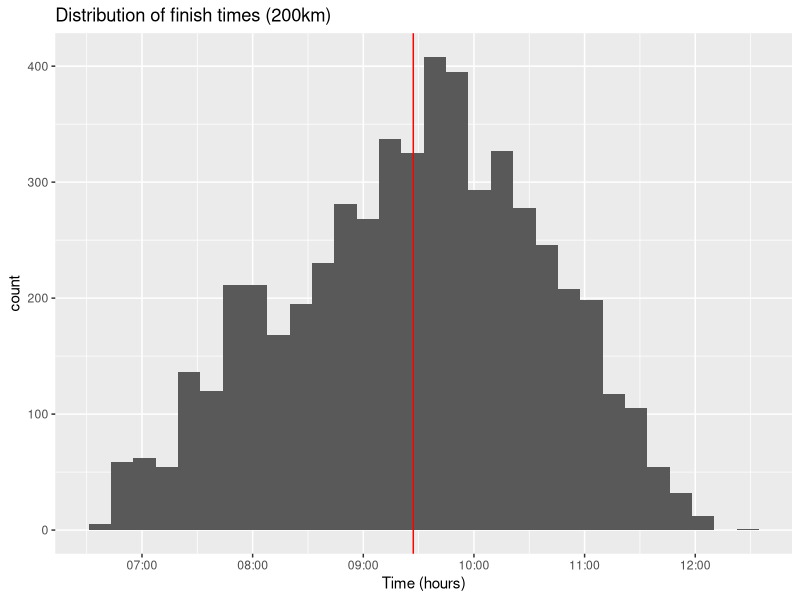
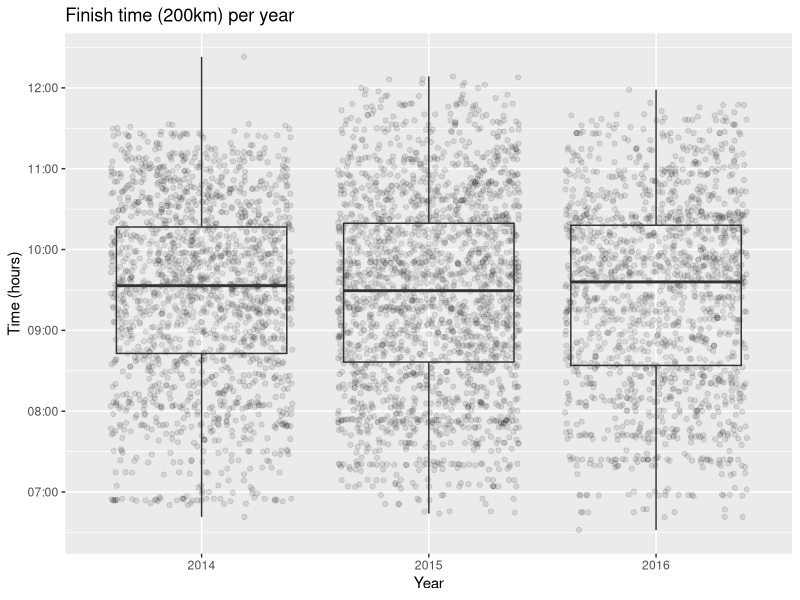
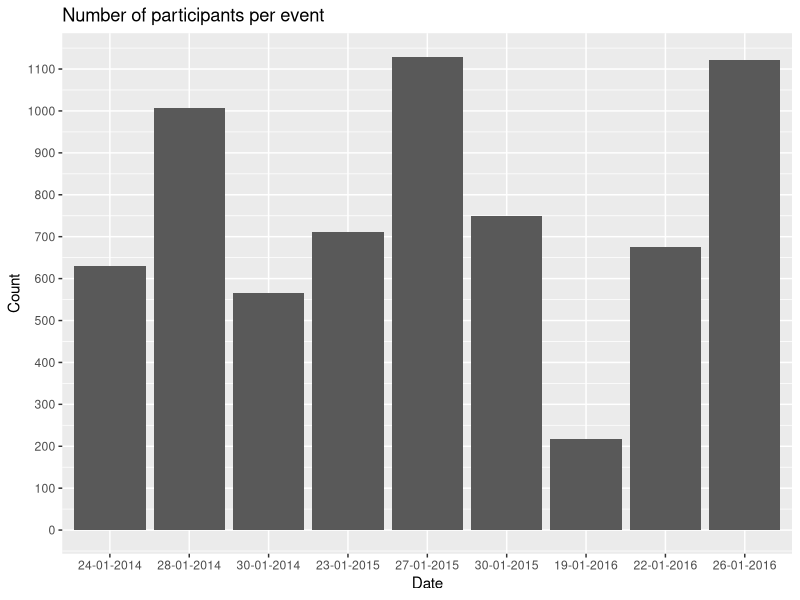

Write R code to recreate these figures, in order. (Note: this script raises an error after producing the figures.)
## ---- chunk 1
# Load all of the packages that I need.

# Notice that the parameter "echo" was set to FALSE for this code chunk.
# This prevents the code from displaying in the knitted HTML output.

library(ggplot2)
library(plyr)
library(grid)
library(gridExtra)
## ---- chunk 2
# Load the Data, combine the two datasets and print some basics
weissensee <-read.csv("data/weissensee_results.csv", header=TRUE, sep = ";") 
str(weissensee)
# add year variable for ease of use
weissensee$Year = as.numeric(format(as.POSIXct(weissensee$Date, format='%d-%m-%Y'), format="%Y"))
## ---- chunk 3
#finish time 200km
weissensee200km <- weissensee[as.numeric(as.matrix(weissensee$Distance)) == 200.0, ]
weissensee200km$TimeFormatted  <- as.POSIXct(strptime(weissensee200km$Time, format="%H:%M:%S"))
weissensee200km$Year = as.numeric(format(as.POSIXct(weissensee200km$Date, format='%d-%m-%Y'), format="%Y"))
weissensee200km$nTime <- difftime(strptime(weissensee200km$Time,"%H:%M:%S"),
                     strptime("00:00:00","%H:%M:%S"), units="secs")
#plot
ggplot(data = weissensee200km, aes(x=TimeFormatted)) + geom_histogram() + 
  ggtitle("Distribution of finish times (200km)") + xlab('Time (hours)') + 
  ylab('count') + geom_vline(xintercept=as.numeric(mean(weissensee200km$TimeFormatted))[1], colour = "red")
#print average,sd
average <- format(.POSIXct(mean(weissensee200km$nTime),tz="GMT"), "%H:%M:%S")
sd <- format(.POSIXct(sd(weissensee200km$nTime),tz="GMT"), "%H:%M:%S")
sprintf("Average: %s, standard deviation: %s", average, sd)
## ---- chunk 4
# finish times per year
ggplot(data = weissensee200km, aes(x=factor(Year), y=TimeFormatted)) + 
  geom_jitter(alpha=0.1) + geom_boxplot(alpha=0.1) + 
  ggtitle("Finish time (200km) per year") + xlab('Year') + ylab('Time (hours)')

#average finish time per year
weissensee200km$nTime <- difftime(strptime(weissensee200km$Time,"%H:%M:%S"),
                     strptime("00:00:00","%H:%M:%S"), units="secs")
weissensee200km.means <- aggregate(weissensee200km$nTime, by=list(weissensee200km$Year), mean)
weissensee200km.means$Time <- format(.POSIXct(weissensee200km.means$x,tz="GMT"), "%H:%M:%S")
names(weissensee200km.means) <- c("Year", "x", "Average finish time")
weissensee200km.means[, c(1,3)]
## ---- chunk 5
# plot participate count in events
df <- count(weissensee, "Date")
#change order of levels in order to plot dates in right order
df$Date2 <- as.POSIXct(df$Date, format='%d-%m-%Y')
df$Date <- factor(df$Date, levels = df$Date[order(df$Date2)])
ggplot(data = df) + geom_histogram(aes(x=Date, y=freq), stat="identity") + 
scale_y_continuous(breaks = seq(0, 1200, 100)) + 
ggtitle("Number of participants per event") + xlab('Date') + ylab('Count')
## ---- chunk 6
#country
ggplot(data = weissensee, aes(x=Country)) + geom_histogram() + 
  scale_y_log10() + ggtitle("Country of residence of participants") + 
  xlab('Country') + ylab('count (log scale)')
summary(weissensee$Country) 
## ---- chunk 7
#Distance
ggplot(data = weissensee, aes(x=as.factor(Distance))) + geom_histogram() +
  scale_y_sqrt() + ggtitle("Distribution of completed distance") + 
  xlab('Distance') + ylab('count (sqrt scale)') + 
  scale_x_discrete(breaks = seq(100, 200, 10))
summary(weissensee$Distance)
## ---- chunk 8
plotWeissenseeTriple = function(year, yearLabels){
  weissensee_triple <- c()
  weissenseeYear <- weissensee[weissensee$Year == year, ]
  weissenseeYear_200k <- weissenseeYear[as.numeric(as.matrix(weissenseeYear$Distance)) == 200.0, ]
  names <- unique(weissenseeYear_200k$Name)
  for(i in 1:length(names)){
    name = names[i]
    temp <- weissenseeYear_200k[weissenseeYear_200k$Name == name, ]
    if(nrow(temp) == 3){
      if (length(unique(temp$Date)) == 3){
        weissensee_triple <- rbind(weissensee_triple, temp)
      }
    }
  }
  weissensee_triple$TimeFormatted  <- as.POSIXct(strptime(weissensee_triple$Time, format="%H:%M:%S"))
  plot <- ggplot(data = weissensee_triple, aes(x=factor(EventId), y=TimeFormatted, color=Name)) + 
  geom_point() + geom_line(aes(group=Name)) + scale_x_discrete(labels=yearLabels) + 
  xlab('Date') + ylab('Finish time') + ggtitle(year)
  plot
}
plot2014 <- plotWeissenseeTriple(2014, c("24-1-14","28-1-14","30-1-14"))
plot2015 <- plotWeissenseeTriple(2015, c("23-1-15","27-1-15","30-1-15"))
plot2016 <- plotWeissenseeTriple(2016, c("19-1-16","22-1-16","26-1-16"))
grid.arrange(plot2014, plot2015, plot2016, ncol = 1)
